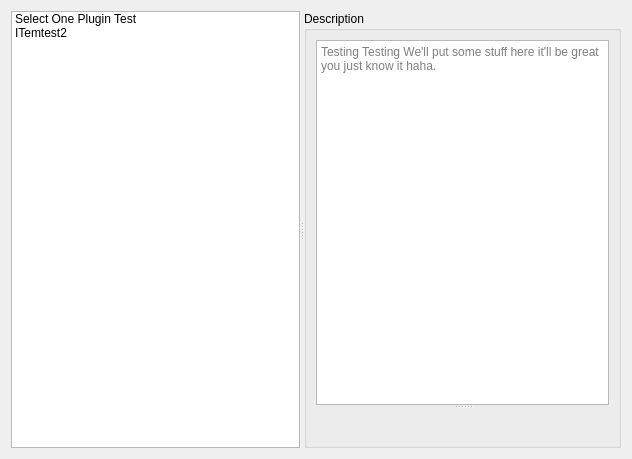
<?xml version="1.0" encoding="UTF-8"?>
<ui version="4.0">
 <class>WizardPage</class>
 <widget class="QWizardPage" name="WizardPage">
  <property name="geometry">
   <rect>
    <x>0</x>
    <y>0</y>
    <width>632</width>
    <height>459</height>
   </rect>
  </property>
  <property name="windowTitle">
   <string>WizardPage</string>
  </property>
  <layout class="QGridLayout" name="gridLayout">
   <item row="0" column="0">
    <widget class="QSplitter" name="splitter">
     <property name="sizePolicy">
      <sizepolicy hsizetype="Expanding" vsizetype="Expanding">
       <horstretch>0</horstretch>
       <verstretch>0</verstretch>
      </sizepolicy>
     </property>
     <property name="orientation">
      <enum>Qt::Horizontal</enum>
     </property>
     <property name="childrenCollapsible">
      <bool>false</bool>
     </property>
     <widget class="QListWidget" name="plugin_list">
      <property name="sizePolicy">
       <sizepolicy hsizetype="Preferred" vsizetype="Expanding">
        <horstretch>0</horstretch>
        <verstretch>0</verstretch>
       </sizepolicy>
      </property>
      <property name="minimumSize">
       <size>
        <width>200</width>
        <height>0</height>
       </size>
      </property>
      <property name="mouseTracking">
       <bool>true</bool>
      </property>
      <property name="wordWrap">
       <bool>true</bool>
      </property>
      <item>
       <property name="text">
        <string>Select One Plugin Test</string>
       </property>
       <property name="checkState">
        <enum>Unchecked</enum>
       </property>
       <property name="flags">
        <set>ItemIsSelectable|ItemIsUserCheckable|ItemIsEnabled</set>
       </property>
      </item>
      <item>
       <property name="text">
        <string>ITemtest2</string>
       </property>
       <property name="checkState">
        <enum>Unchecked</enum>
       </property>
       <property name="flags">
        <set>ItemIsSelectable|ItemIsUserCheckable|ItemIsEnabled</set>
       </property>
      </item>
     </widget>
     <widget class="QGroupBox" name="plugin_view">
      <property name="sizePolicy">
       <sizepolicy hsizetype="Preferred" vsizetype="Expanding">
        <horstretch>0</horstretch>
        <verstretch>0</verstretch>
       </sizepolicy>
      </property>
      <property name="title">
       <string>Description</string>
      </property>
      <layout class="QVBoxLayout" name="verticalLayout">
       <item>
        <widget class="QSplitter" name="splitter_2">
         <property name="sizePolicy">
          <sizepolicy hsizetype="Preferred" vsizetype="MinimumExpanding">
           <horstretch>0</horstretch>
           <verstretch>0</verstretch>
          </sizepolicy>
         </property>
         <property name="orientation">
          <enum>Qt::Vertical</enum>
         </property>
         <property name="childrenCollapsible">
          <bool>false</bool>
         </property>
         <widget class="QTextBrowser" name="plugin_description_view">
          <property name="minimumSize">
           <size>
            <width>0</width>
            <height>200</height>
           </size>
          </property>
          <property name="placeholderText">
           <string>Testing Testing We'll put some stuff here it'll be great you just know it haha.</string>
          </property>
         </widget>
         <widget class="ScaledLabel" name="label">
          <property name="sizePolicy">
           <sizepolicy hsizetype="Expanding" vsizetype="Expanding">
            <horstretch>0</horstretch>
            <verstretch>0</verstretch>
           </sizepolicy>
          </property>
          <property name="minimumSize">
           <size>
            <width>10</width>
            <height>10</height>
           </size>
          </property>
          <property name="text">
           <string/>
          </property>
          <property name="alignment">
           <set>Qt::AlignCenter</set>
          </property>
         </widget>
        </widget>
       </item>
      </layout>
     </widget>
    </widget>
   </item>
  </layout>
 </widget>
 <customwidgets>
  <customwidget>
   <class>ScaledLabel</class>
   <extends>QLabel</extends>
   <header>skymodman.interface.widgets.fomod_installer_wizard</header>
  </customwidget>
 </customwidgets>
 <resources/>
 <connections/>
</ui>
